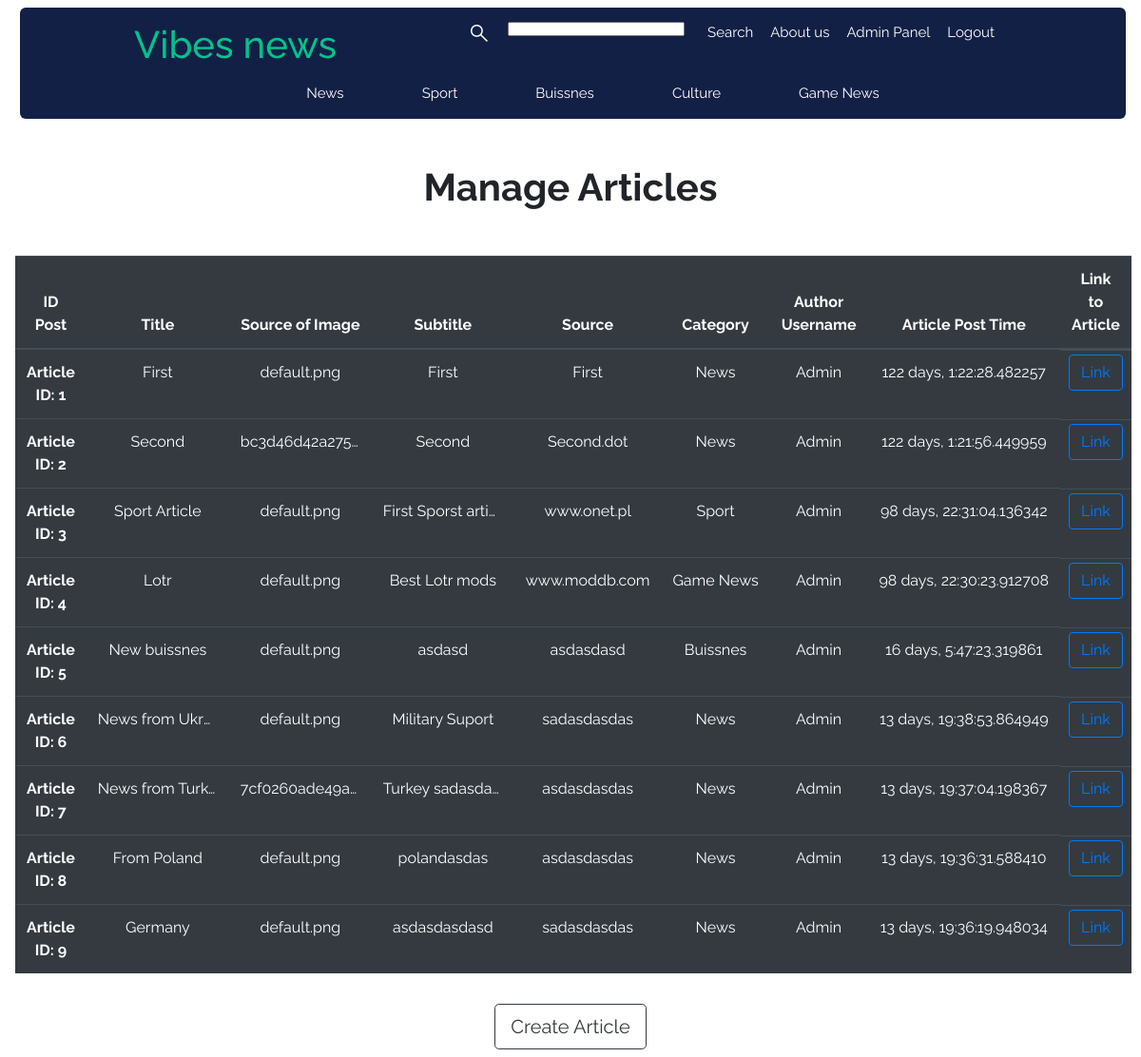
Page /admin_panel/manage_article (signed in) on the earlier database version.
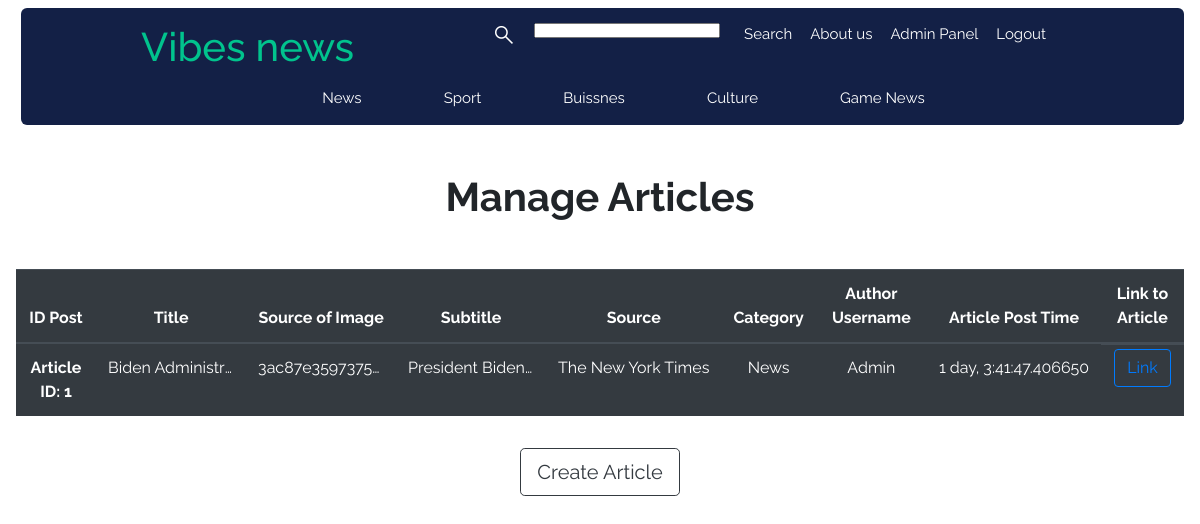
Same page on the later database version.
### vibes/models.py (models this page shows, shortened)
class Article(db.Model):
    id = db.Column (db.Integer, primary_key = True)
    title = db.Column (db.String(255), unique = True, nullable = False)
    image_of_article = db.Column (db.String(255), nullable = False, default = 'default.png')
    subtitle = db.Column (db.Text, nullable = False)
    content = db.Column (db.Text, nullable = False)
    source = db.Column (db.String(255), nullable = False)
    time_posted = db.Column (db.DateTime, nullable = False, default = datetime.utcnow)
    category_id = db.Column(db.Integer, db.ForeignKey('category.id'), nullable=False)
    user_id = db.Column(db.Integer, db.ForeignKey('user.id'), nullable = False)

class Category(db.Model):
    id = db.Column (db.Integer, primary_key = True)
    name = db.Column (db.String(50), nullable = False)
    articles = db.relationship('Article', backref = 'category', lazy = True)
    def __repr__(self) -> str:
        return f"{self.name}"

class User(db.Model, UserMixin):
    id = db.Column (db.Integer, primary_key = True)
    fullname = db.Column (db.String(100), nullable = False)
    username = db.Column (db.String(100), unique = True, nullable = False)
    email = db.Column (db.String(250), unique = True, nullable = False)
    password = db.Column (db.String(255), nullable = False)
    admin_rights = db.Column (db.Integer, nullable = False, default = 0)
    create_time = db.Column (db.DateTime, nullable = False, default = datetime.utcnow)
    articles = db.relationship('Article', backref = 'author', lazy = True)
    category = db.relationship('Category', secondary = Rights, backref = 'users', lazy = True)

### vibes/admin/routes.py (the view)
@admin.route("/admin_panel/manage_article" , methods= ["GET"])
@login_required
def manage_article():
    if (current_user.is_authenticated and current_user.admin_rights == 2):
        articles: Article = Article.query.all()
        time = datetime.utcnow()
        return render_template('manage_article.html', title = 'Admin Panel', articles = articles, time = time, user = current_user)
    else:
        abort(403)

### vibes/models.py (called while the page is built)
@login_manager.user_loader
def load_user(user_id: int) -> object:
    return User.query.get(int(user_id))

### vibes/templates/manage_article.html
{% extends "layout.html" %}
{% block content %}
    <div class="font-style-root d-flex flex-column mt-5">
        <div class="font-weight-bold h1 d-flex justify-content-center mb-5">Manage Articles</div>
        <table class="table table-hover table-dark">
            <thead>
                <tr>
                    <th class="text-center" scope="col">ID Post</th>
                    <th class="text-center" scope="col">Title</th>
                    <th class="text-center" scope="col">Source of Image</th>
                    <th class="text-center" scope="col">Subtitle</th>
                    <th class="text-center" scope="col">Source</th>
                    <th class="text-center" scope="col">Category</th>
                    <th class="text-center" scope="col">Author Username</th>
                    <th class="text-center" scope="col">Article Post Time</th>
                    <th class="text-center" scope="col">Link to Article</th>
                </tr>
            </thead>
            <tbody>
                {% for article in articles %}
                    <tr>
                        <th class="text-center" scope="row">Article ID: {{article.id}}</th>
                        <td class="text-truncate text-center" style="max-width: 150px;">{{article.title}}</td>
                        <td class="text-truncate text-center" style="max-width: 150px;">{{article.image_of_article}}</td>
                        <td class="text-truncate text-center" style="max-width: 150px;">{{article.subtitle}}</td>
                        <td class="text-truncate text-center">{{article.source}}</td>
                        <td class="text-truncate text-center">{{article.category}}</td>
                        <td class="text-truncate text-center">{{article.author.username}}</td>
                        <td class="text-truncate text-center">{{time - article.time_posted}}</td>
                        <td class="d-flex justify-content-center px-1 py-1">
                            <a class="btn btn-outline-primary" href="{{url_for('articles.article', article_id = article.id)}}">Link</a>
                        </td>
                    </tr>
                {% endfor %}
            </tbody>
        </table>
        <div class="d-flex justify-content-center mt-3">
            {% if user.admin_rights == 2 %}
            <a class="btn btn-outline-dark btn-lg" href="{{url_for('admin.create_article')}}">Create Article</a>
            {% elif user.admin_rights == 1 %}
            <a class="btn btn-outline-dark btn-lg" href="{{url_for('editor.create_article')}}">Create Article</a>
            {% elif user.admin_rights == 0 %}
            <a class="btn btn-outline-dark btn-lg" href="{{url_for('user.create_article')}}">Create Article</a>
            {% endif %}
        </div>
    </div>
{% endblock content %}

### vibes/templates/layout.html (shortened to what this page needs)
<!DOCTYPE html>
<html lang="en">
  <head>
    <link
      rel="stylesheet"
      href="../static/style.css"
    />
    <link rel="stylesheet" href="https://cdn.jsdelivr.net/npm/bootstrap@4.3.1/dist/css/bootstrap.min.css">
  </head>
  <body class="mx-3 my-2">
    <div class="first-nav-bar">
      <div>
        <a
          class="no-decorate"
          href="{{url_for('main.home')}}"
          ><h1 class="logo-bar">
            Vibes news
          </h1>
        </a>
      </div>
      <div class="main-link-nav-bar">
        <span
          class="material-symbols-outlined"
        >
        </span>
        <input class="search-input" />
        <a class="link-nav-bar" href="#"
          >Search</a
        >
        <a
          class="link-nav-bar"
          href="{{url_for('main.about')}}"
          >About us</a
        >
        {% if current_user.is_authenticated %}
          {% if current_user.admin_rights == 2 %}
            <a class="link-nav-bar" href="{{url_for('admin.admin_panel')}}">
              Admin Panel
            </a>
          {% elif current_user.admin_rights == 1 %}
              <a class="link-nav-bar" href="{{url_for('editor.editor_panel')}}">
                Editor Panel
              </a>
          {% elif current_user.admin_rights == 0 %}
              <a class="link-nav-bar" href="{{url_for('user.user_panel')}}">
                Account Panel
              </a>
          {% endif %}
          <a class="link-nav-bar" href="{{url_for('users.logout')}}">
            Logout
          </a>
        {% else %}
          <a
            class="link-nav-bar"
            href="{{url_for('users.login')}}"
            >Account</a
          >
        {% endif %}
      </div>
    </div>
    <div class="second-nav-bar">
      <div
        class="secondary-link-nav-bar"
      >
        <a
          class="link-nav-bar second-nav-bar-links"
          href="{{url_for('users.news_articles')}}"
          >News</a
        >
        <a
          class="link-nav-bar second-nav-bar-links"
          href="{{url_for('users.sport_articles')}}"
          >Sport</a
        >
        <a
          class="link-nav-bar second-nav-bar-links"
          href="{{url_for('users.buissnes_articles')}}"
          >Buissnes</a
        >
        <a
          class="link-nav-bar second-nav-bar-links"
          href="{{url_for('users.culture_articles')}}"
          >Culture</a
        >
        <a
          class="link-nav-bar second-nav-bar-links"
          href="{{url_for('users.game_articles')}}"
          >Game News</a
        >
      </div>
    </div>
    {% block content %}
    {% endblock content %}
  </body>
</html>

### vibes/static/style.css (style rules this page uses)
:root { --black: #191e29; --dark-blue: #132046; --neon-green: #01c38d; --grey: #696e79; --white: #ffff; --font-family: "Raleway", sans-serif; }
.first-nav-bar { display: flex; flex-direction: row; justify-content: space-between; background-color: var(--dark-blue); padding-top: 15px; margin-top: 5px; margin-left: 5px; border-top-left-radius: 0.5vw; border-top-right-radius: 0.5vw; font-family: var(--font-family); }
.second-nav-bar { display: flex; flex-direction: row; justify-content: center; background-color: var(--dark-blue); padding-top: 15px; padding-bottom: 15px; margin-left: 5px; border-bottom-left-radius: 0.5vw; border-bottom-right-radius: 0.5vw; color: var(--neon-green); font-family: var(--font-family); }
.no-decorate { text-decoration: none; color: var(--neon-green); }
.logo-bar { margin: 0; margin-left: 10vw; }
.main-link-nav-bar { display: flex; justify-content: baseline; margin-right: 10vw; }
.search-input { height: 1.25vw; margin-right: 2vw; }
.link-nav-bar { text-decoration: none; color: var(--white); margin-right: 1.5vw; font-size: 1.25vw; }
.second-nav-bar-links { text-decoration: none; color: var(--white); margin-left: 5vw; font-size: 1.25vw; }
.material-symbols-outlined { font-variation-settings: "FILL" 0, "wght" 400, "GRAD" 0, "opsz" 48; color: var(--white); margin-right: 1.5vw; }
.font-style-root { font-family: var(--font-family); }

Differences in the rows shown:
removed Article: id "2", title "Second", image_of_article "bc3d46d42a275…", subtitle "Second", source "Second.dot", category "News", author.username "Admin", time-article.time_posted "122 days, 1:21:56.449959"
removed Article: id "3", title "Sport Article", image_of_article "default.png", subtitle "First Sporst arti…", source "www.onet.pl", category "Sport", author.username "Admin", time-article.time_posted "98 days, 22:31:04.136342"
removed Article: id "4", title "Lotr", image_of_article "default.png", subtitle "Best Lotr mods", source "www.moddb.com", category "Game News", author.username "Admin", time-article.time_posted "98 days, 22:30:23.912708"
removed Article: id "5", title "New buissnes", image_of_article "default.png", subtitle "asdasd", source "asdasdasd", category "Buissnes", author.username "Admin", time-article.time_posted "16 days, 5:47:23.319861"
removed Article: id "6", title "News from Ukr…", image_of_article "default.png", subtitle "Military Suport", source "sadasdasdas", category "News", author.username "Admin", time-article.time_posted "13 days, 19:38:53.864949"
removed Article: id "7", title "News from Turk…", image_of_article "7cf0260ade49a…", subtitle "Turkey sadasda…", source "asdasdasdas", category "News", author.username "Admin", time-article.time_posted "13 days, 19:37:04.198367"
removed Article: id "8", title "From Poland", image_of_article "default.png", subtitle "polandasdas", source "asdasdasdas", category "News", author.username "Admin", time-article.time_posted "13 days, 19:36:31.588410"
removed Article: id "9", title "Germany", image_of_article "default.png", subtitle "asdasdasdasd", source "sadasdasdas", category "News", author.username "Admin", time-article.time_posted "13 days, 19:36:19.948034"
changed Article "News": title "First" → "Biden Administr…"; image_of_article "default.png" → "3ac87e3597375…"; subtitle "First" → "President Biden…"; source "First" → "The New York Times"; time-article.time_posted "122 days, 1:22:28.482257" → "1 day, 3:41:47.406650"
